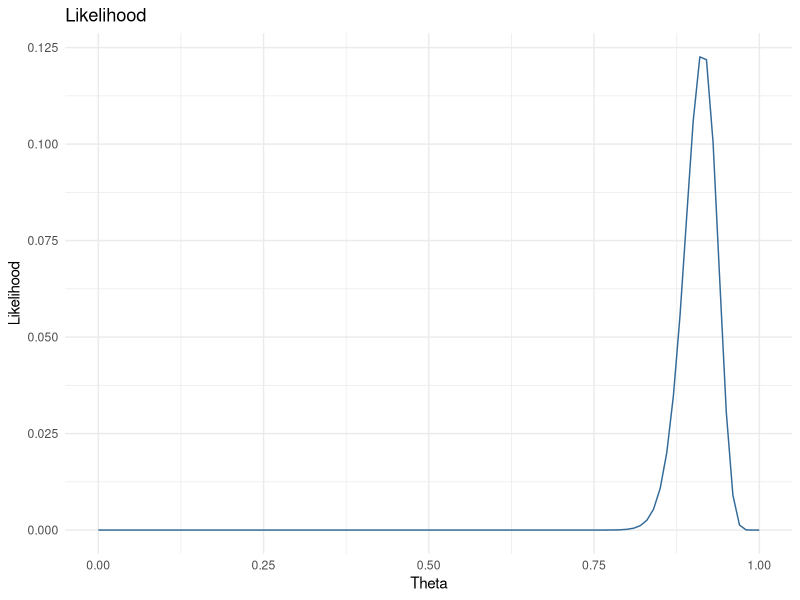
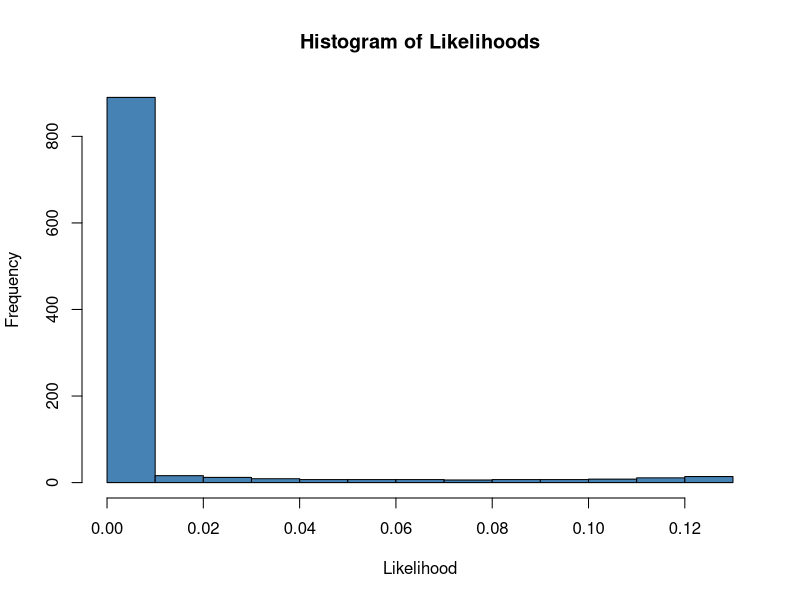
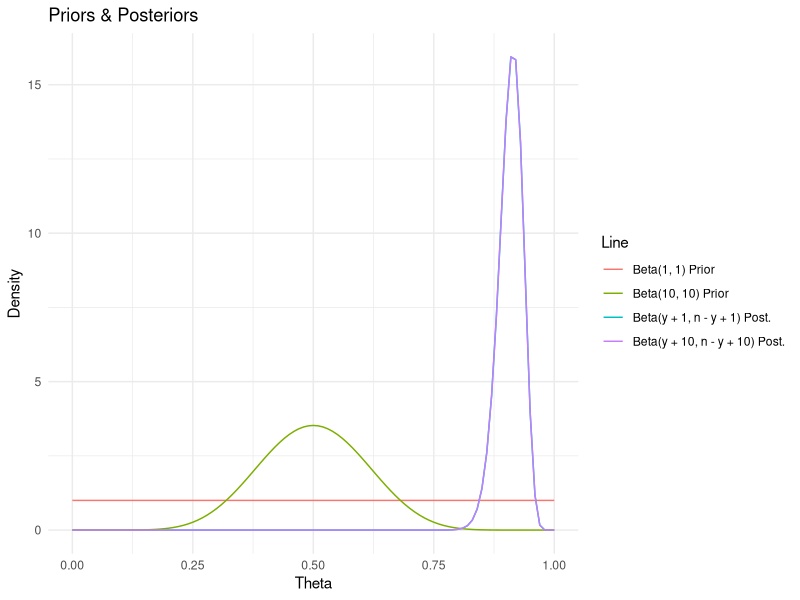

Here is the R script that generated these plots, in order:
## ---- chunk 1
knitr::opts_chunk$set(echo = FALSE)
## ---- chunk 2
library(ggplot2)
library(kableExtra)
library(dplyr)
library(tidyverse)
## ---- chunk 3

y = 118
n = 129
theta_hat = y/n

var_theta_hat = (theta_hat*(1 - theta_hat))/n

# CI:

Upper = theta_hat + qnorm(0.975) * sqrt(var_theta_hat)
Lower = theta_hat - qnorm(0.975) * sqrt(var_theta_hat)

kable(data.frame(cbind(Lower, "Estimate" = theta_hat, Upper)), digits = 3)
## ---- chunk 4
theta_hat2 = (y + 1)/(n + 2)

Upper2 = qbeta(0.975, shape1 = y + 1, shape2 = n - y + 1)
Lower2 = qbeta(0.025, shape1 = y + 1, shape2 = n - y + 1)
## ---- chunk 5
kable(data.frame(cbind("Lower" = Lower2, "Estimate" = theta_hat2, "Upper" = Upper2)), digits = 3)
## ---- chunk 6
vals = c()
theta = seq(0, 1, 0.001)

for(i in 1:length(theta)){
  vals[i] = dbinom(118, 129, theta[i])
}

ggplot() + 
  xlim(0, 1) + 
  stat_function(aes(colour = 2),
                fun = dbinom,
                args = list(x = y, size = n)) +
  labs(title = "Likelihood") + 
  xlab("Theta") + 
  ylab("Likelihood") + 
  theme_minimal() + 
  theme(legend.position = "none")
# plot(y = vals, x = theta, type = "l",
#      ylab = "Density/Likelihood",
#      xlab = "Theta",
#      col = "red")

hist(vals,
     xlab = "Likelihood",
     main = "Histogram of Likelihoods",
     col = "steelblue")

## ---- chunk 7
ggplot() + 
  xlim(0, 1) + 
  stat_function(aes(colour = "Beta(1, 1) Prior"), 
                fun = dbeta, 
                args = list(shape1 = 1, shape2 = 1)) +
  stat_function(aes(colour = "Beta(y + 1, n - y + 1) Post."), 
                fun = dbeta, 
                args = list(shape1 = y + 1, shape2 = n - y + 1)) +
  stat_function(aes(colour = "Beta(10, 10) Prior"), 
                fun = dbeta, 
                args = list(shape1 = 10, shape2 = 10)) +
  stat_function(aes(colour = "Beta(y + 10, n - y + 10) Post."), 
                fun = dbeta, 
                args = list(shape1 = y + 1, shape2 = n - y + 1)) + 
  labs(title="Priors & Posteriors") + 
  xlab("Theta") + 
  ylab("Density") + 
  scale_colour_discrete(name = "Line") + 
  theme_minimal()
